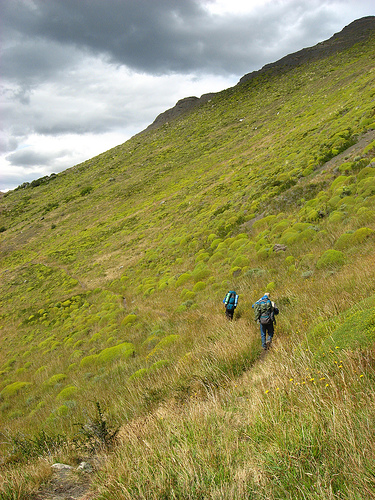
#> input picture gambar_dataset/374176648.jpg, 375 x 500 px, found by its file name
$ jupyter execute ip_canny.ipynb   (shell and % lines are left out)
#> lines starting #> are read from the running program, lines starting #| are printed output that depends on the picture
<a href="https://colab.research.google.com/github/hanifnurf/TubesTKC_FlickrImage/blob/main/image_processing/ip_canny.ipynb" target="_parent"></a>

[cell 1]
import wget
url = "https://github.com/hanifnurf/TubesTKC_FlickrImage/blob/main/gambar_dataset/374176648.jpg?raw=true"
wget.download(url)

[cell 2]
# import the necessary packages
import matplotlib.pyplot as plt
import cv2

[cell 3]
def plt_imshow(title, image):
	# convert the image frame BGR to RGB color space and display it
	image = cv2.cvtColor(image, cv2.COLOR_BGR2RGB)
	plt.imshow(image)
	plt.title(title)
	plt.grid(False)
	plt.show()

[cell 4]
# since we are using Jupyter Notebooks we can replace our argument
# parsing code with *hard coded* arguments and values
args = {
    "image": "374176648.jpg"
}

[cell 5]
# load the image, convert it to grayscale, and blur it slightly
image = cv2.imread(args["image"])
#> image is the input picture: shape (500, 375, 3); mean B, G, R 86.8, 144, 147.7
gray = cv2.cvtColor(image, cv2.COLOR_BGR2GRAY)
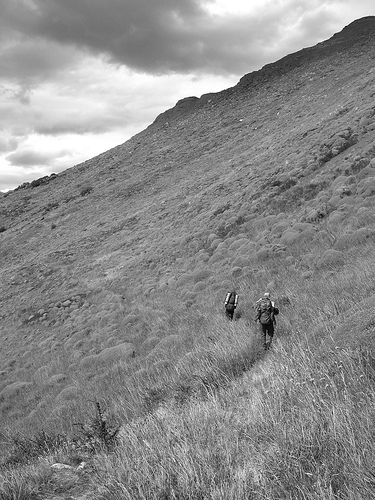
#> gray: shape (500, 375); min 0, max 255, mean 138.6
blurred = cv2.GaussianBlur(gray, (5, 5), 0)
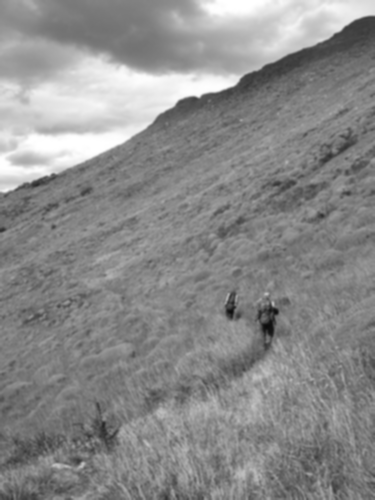
#> blurred: shape (500, 375); min 12, max 255, mean 138.6

# show the original and blurred images
plt_imshow("Original", image)
plt_imshow("Blurred", blurred)

[cell 6]
# compute a "wide", "mid-range", and "tight" threshold for the edges
# using the Canny edge detector
wide = cv2.Canny(blurred, 10, 200)
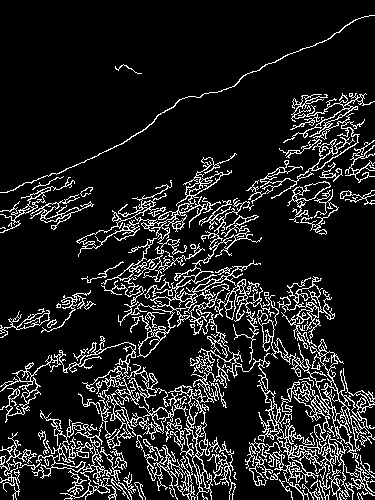
#> wide: shape (500, 375); 12.6% white in thin lines or dots
mid = cv2.Canny(blurred, 30, 150)
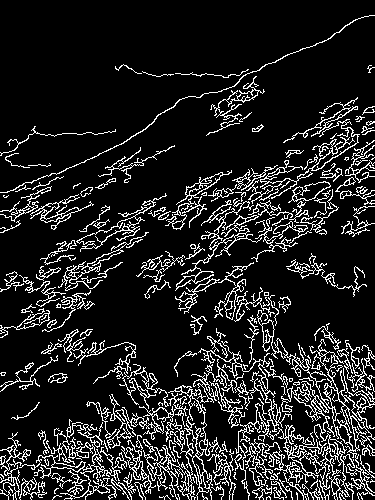
#> mid: shape (500, 375); 13.5% white in thin lines or dots
tight = cv2.Canny(blurred, 240, 250)
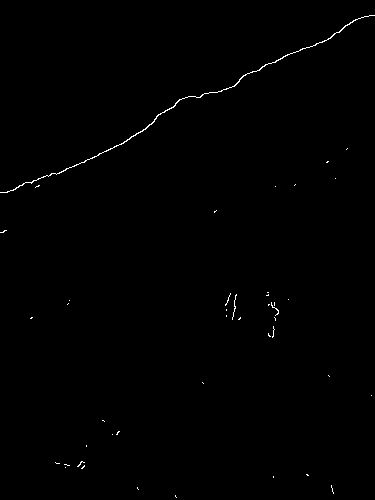
#> tight: shape (500, 375); 0.39% white in thin lines or dots

# show the output Canny edge maps
plt_imshow("Wide Edge Map", wide)
#> in plt_imshow (call 3), `image = cv2.cvtColor(image, cv2.COLOR_BGR2RGB)`: image: shape (500, 375, 3); 12.6% white in thin lines or dots
plt_imshow("Mid Edge Map", mid)
#> in plt_imshow (call 4), `image = cv2.cvtColor(image, cv2.COLOR_BGR2RGB)`: image: shape (500, 375, 3); 13.5% white in thin lines or dots
plt_imshow("Tight Edge Map", tight)
#> in plt_imshow (call 5), `image = cv2.cvtColor(image, cv2.COLOR_BGR2RGB)`: image: shape (500, 375, 3); 0.39% white in thin lines or dots

$ run again, with gambar_dataset/58363928.jpg copied over gambar_dataset/374176648.jpg
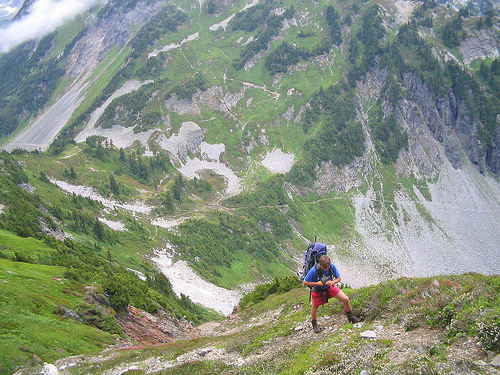
#> input picture gambar_dataset/58363928.jpg, 500 x 375 px, found by its file name
#> image is the input picture: shape (375, 500, 3); mean B, G, R 127.5, 144.6, 134.5
#> `wide = cv2.Canny(blurred, 10, 200)`:
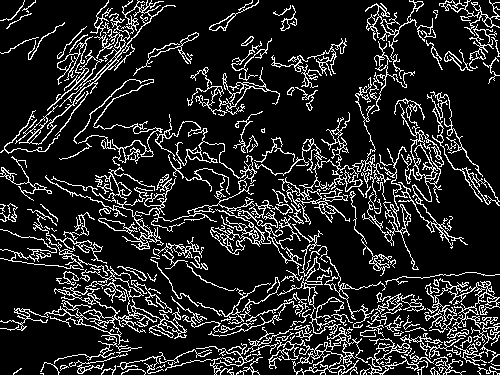
#> wide: shape (375, 500); 14.9% white in thin lines or dots
#> mid: shape (375, 500); 16.3% white in thin lines or dots
#> `tight = cv2.Canny(blurred, 240, 250)`:
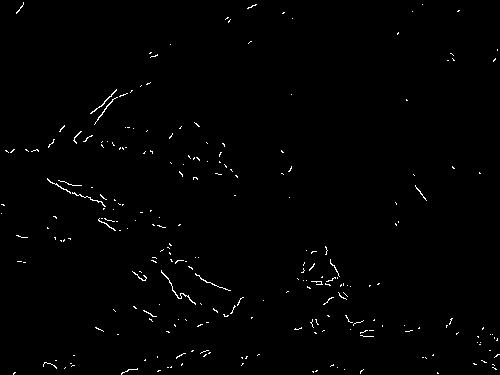
#> tight: shape (375, 500); 0.87% white in thin lines or dots
#> image: shape (375, 500, 3); 14.9% white in thin lines or dots
#> image: shape (375, 500, 3); 16.3% white in thin lines or dots
#> image: shape (375, 500, 3); 0.87% white in thin lines or dots
